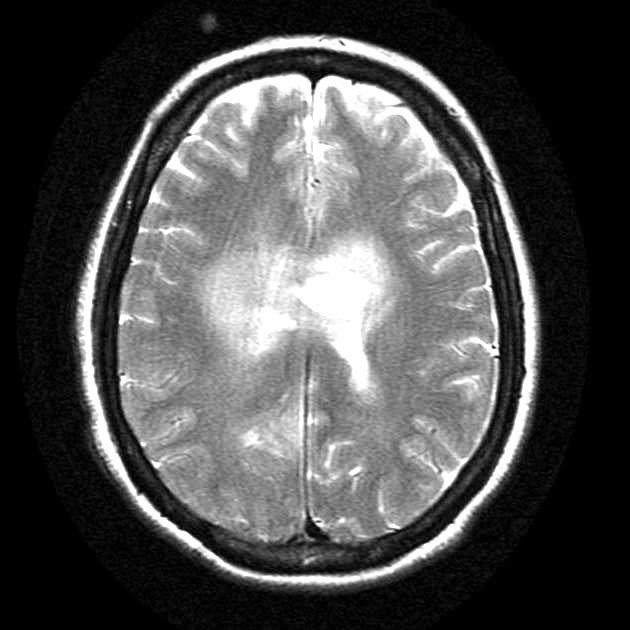
#> input picture brain_tumor_dataset/brain_tumor_dataset/yes/Cancer (1280).jpg, 630 x 630 px
$ jupyter execute --allow-errors 4to-p.ipynb
#> lines starting #> are read from the running program, lines starting #| are printed output that depends on the picture
[cell 1]
# =====================================================
# PROCESAMIENTO LOCAL - BRAIN MRI (SIN GOOGLE DRIVE)
# =====================================================
import os, shutil, random, zipfile
from pathlib import Path
import time
import cv2, math, numpy as np, matplotlib.pyplot as plt, pandas as pd
from tqdm import tqdm
import torch, torch.nn as nn
from torchvision import models, transforms
from torch.utils.data import Dataset, DataLoader, WeightedRandomSampler
from sklearn.metrics import accuracy_score, precision_recall_fscore_support, roc_auc_score, confusion_matrix

[cell 2]
# =====================================================
# CONFIGURACIÓN DE RUTAS
# =====================================================
BASE = Path("/home/valentino/percepcion")
WORK = BASE / "nuevo"
WORK.mkdir(parents=True, exist_ok=True)

RAW_ZIP = BASE / "brain_tumor_dataset.zip"
DATA_RAW = WORK / "brain_tumor_dataset"
DATA_SPLIT = WORK / "brain_tumor_split"
DATA_FILTERED = WORK / "brain_tumor_split_filtered"
CKPT_DIR = WORK / "checkpoints"
CKPT_DIR.mkdir(exist_ok=True)

[cell 3]
# =====================================================
# DESCOMPRIMIR DATASET
# =====================================================
if not DATA_RAW.exists():
    print("📦 Extrayendo brain_tumor_dataset.zip...")
    with zipfile.ZipFile(RAW_ZIP, "r") as zip_ref:
        zip_ref.extractall(DATA_RAW)
    print("✅ Dataset extraído en:", DATA_RAW)
else:
    print("✅ Dataset ya descomprimido:", DATA_RAW)

[cell 4]
# =====================================================
# ORGANIZAR DATASET (train / val / test)
# =====================================================
print("\n📂 Organizando dataset...")
for split in ['train', 'val', 'test']:
    for cls in ['yes', 'no']:
        (DATA_SPLIT / split / cls).mkdir(parents=True, exist_ok=True)

# eliminar carpeta Br35H si existe
br35h = next(DATA_RAW.glob("**/Br35H*"), None)
if br35h:
    shutil.rmtree(br35h)
    print("🗑️ Carpeta Br35H eliminada.")

def split_and_copy(class_name):
#> called with class_name = 'yes'
    src_folder = next(DATA_RAW.glob(f"**/{class_name}"))
    imgs = [f for f in os.listdir(src_folder) if f.lower().endswith(('.png','.jpg','.jpeg'))]
    random.shuffle(imgs)
    n_total = len(imgs)
    n_train = int(0.75 * n_total)
    n_val = int(0.15 * n_total)
    train_imgs = imgs[:n_train]
    val_imgs = imgs[n_train:n_train+n_val]
    test_imgs = imgs[n_train+n_val:]
    for img_set, split in [(train_imgs,'train'), (val_imgs,'val'), (test_imgs,'test')]:
        for img in img_set:
            shutil.copy2(src_folder/img, DATA_SPLIT/split/class_name/img)
    print(f"✅ {class_name}: {n_train} train, {n_val} val, {len(test_imgs)} test")

split_and_copy('yes')
split_and_copy('no')
print("✅ Dataset dividido en:", DATA_SPLIT)

[cell 5]
# =====================================================
# FILTRADO DE IMÁGENES (SIN AGREGAR RUIDO)
# =====================================================
def imread_gray(path):
    img = cv2.imread(str(path), cv2.IMREAD_GRAYSCALE)
#> img is the input picture: shape (630, 630); min 0, max 255, mean 76.9
    if img is None:
        return None
    if img.dtype != np.uint8:
        img = cv2.normalize(img, None, 0, 255, cv2.NORM_MINMAX).astype(np.uint8)
    return img

def psnr(img1, img2):
    mse = np.mean((img1.astype(np.float32) - img2.astype(np.float32))**2)
    if mse == 0:
        return 99.0
    return 20 * math.log10(255.0 / math.sqrt(mse))

filters = {
    'gaussian': lambda x: cv2.GaussianBlur(x, (5,5), 1.0),
    'median'  : lambda x: cv2.medianBlur(x, 5),
    'mean'    : lambda x: cv2.blur(x, (5,5))
}

# Evaluar PSNR solo entre filtros (sin ruido añadido)
print("\n🔎 Evaluando filtros (sin ruido artificial)...")
rows = []
for split in ['train']:
    for cls in ['yes','no']:
        files = list((DATA_SPLIT/split/cls).glob("*"))
        random.shuffle(files)
        sample_files = files[:80]
        for f in tqdm(sample_files, desc=f"{cls}"):
            img = imread_gray(f)
            if img is None:
                continue
            for name, fn in filters.items():
                den = fn(img)
                rows.append({'cls': cls, 'filter': name, 'psnr': psnr(img, den)})
#> this loop made 3 passes
#> after the loop, rows = 3 items

df = pd.DataFrame(rows)
best_global = df.groupby('filter')['psnr'].mean().sort_values(ascending=False).index[0]
print("🏆 Mejor filtro según PSNR promedio:", best_global)

# Generar dataset filtrado
for split in ['train','val','test']:
    for cls in ['yes','no']:
        out_dir = DATA_FILTERED / split / cls
        out_dir.mkdir(parents=True, exist_ok=True)
        in_dir = DATA_SPLIT / split / cls
        for img_path in tqdm(list(in_dir.glob("*")), desc=f"Filtrando {split}/{cls}"):
            img = imread_gray(img_path)
            if img is None: continue
            den = filters[best_global](img)
            cv2.imwrite(str(out_dir / img_path.name), den)
print("\n✅ Dataset filtrado creado en:", DATA_FILTERED)

[cell 6]
import matplotlib.pyplot as plt
import random

# =====================================================
# VISUALIZAR FILTRADO (ANTES vs DESPUÉS)
# =====================================================
def show_comparison(cls='yes', n=2):
    """Muestra n ejemplos antes y después del filtrado para una clase."""
#> called with n = 1
    original_dir = DATA_SPLIT / 'train' / cls
    filtered_dir = DATA_FILTERED / 'train' / cls

    files = list(original_dir.glob("*.jpg")) + list(original_dir.glob("*.png"))
#> files = 1 item
    random.shuffle(files)
    samples = files[:n]

    plt.figure(figsize=(10, 5 * n))
    for i, f in enumerate(samples):
        orig = imread_gray(f)
        filt = imread_gray(filtered_dir / f.name)

        plt.subplot(n, 2, 2*i + 1)
        plt.imshow(orig, cmap='gray')
        plt.title(f"{cls.upper()} - Original\n{f.name}")
        plt.axis('off')

        plt.subplot(n, 2, 2*i + 2)
        plt.imshow(filt, cmap='gray')
        plt.title(f"{cls.upper()} - Filtrado ({best_global})")
        plt.axis('off')

    plt.tight_layout()
    plt.show()
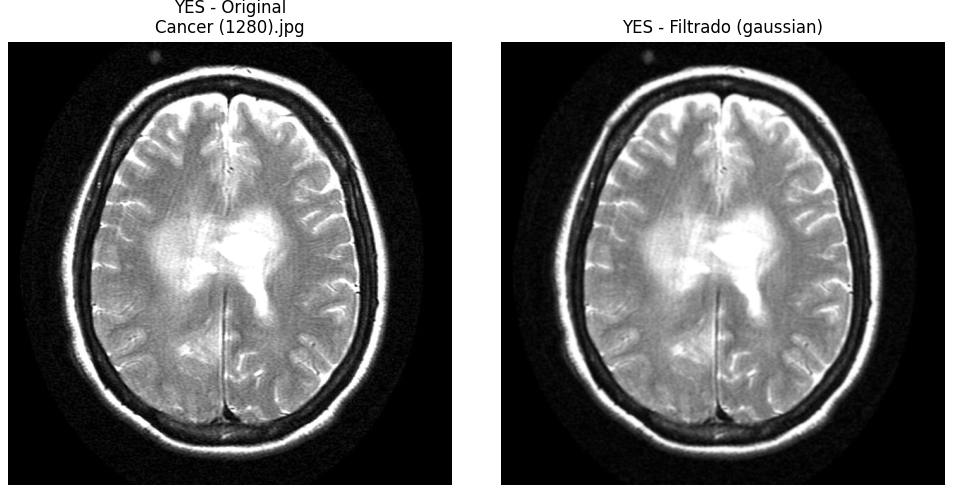
#> figure drawn by matplotlib, 2 panels

# Mostrar un ejemplo con tumor y otro sin
show_comparison('yes', n=1)
show_comparison('no', n=1)
#> call 2 of show_comparison, with n = 1
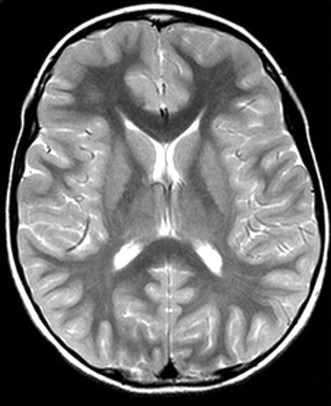
#> input picture brain_tumor_dataset/brain_tumor_dataset/no/Not Cancer  (1017).jpg, 331 x 406 px
#> in imread_gray, img is the input picture: shape (406, 331); min 0, max 255, mean 106.9
#> in imread_gray (call 12), `img = cv2.imread(str(path), cv2.IMREAD_GRAYSCALE)`:
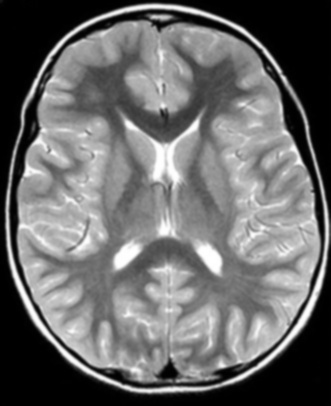
#> img: shape (406, 331); min 0, max 255, mean 106.9
#> in show_comparison (call 2), `plt.show()`:
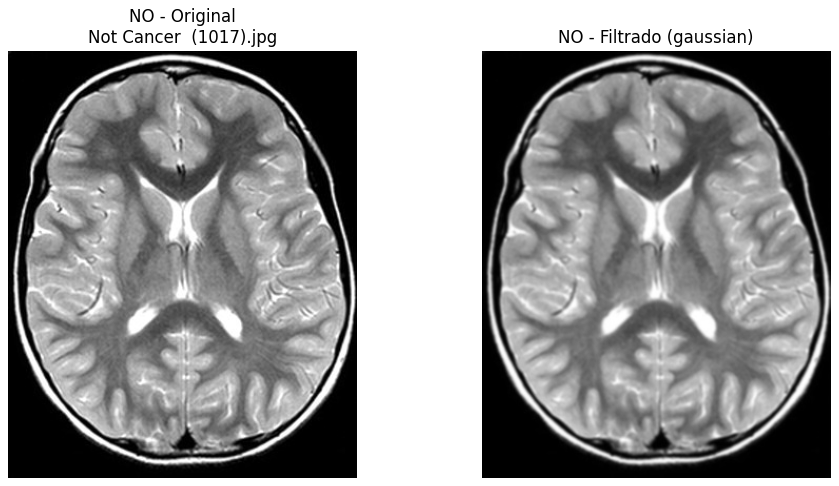
#> figure drawn by matplotlib, 2 panels
